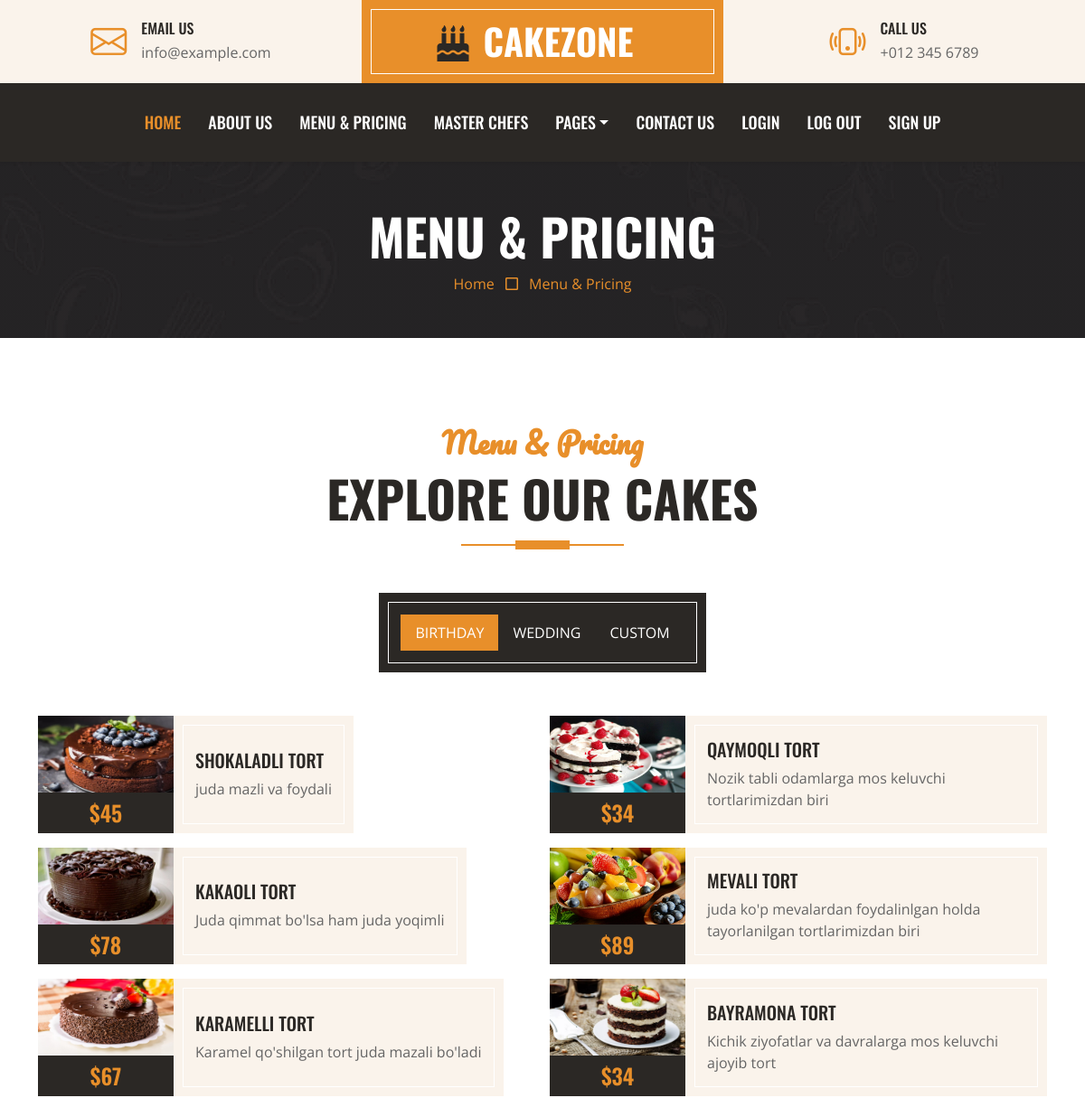
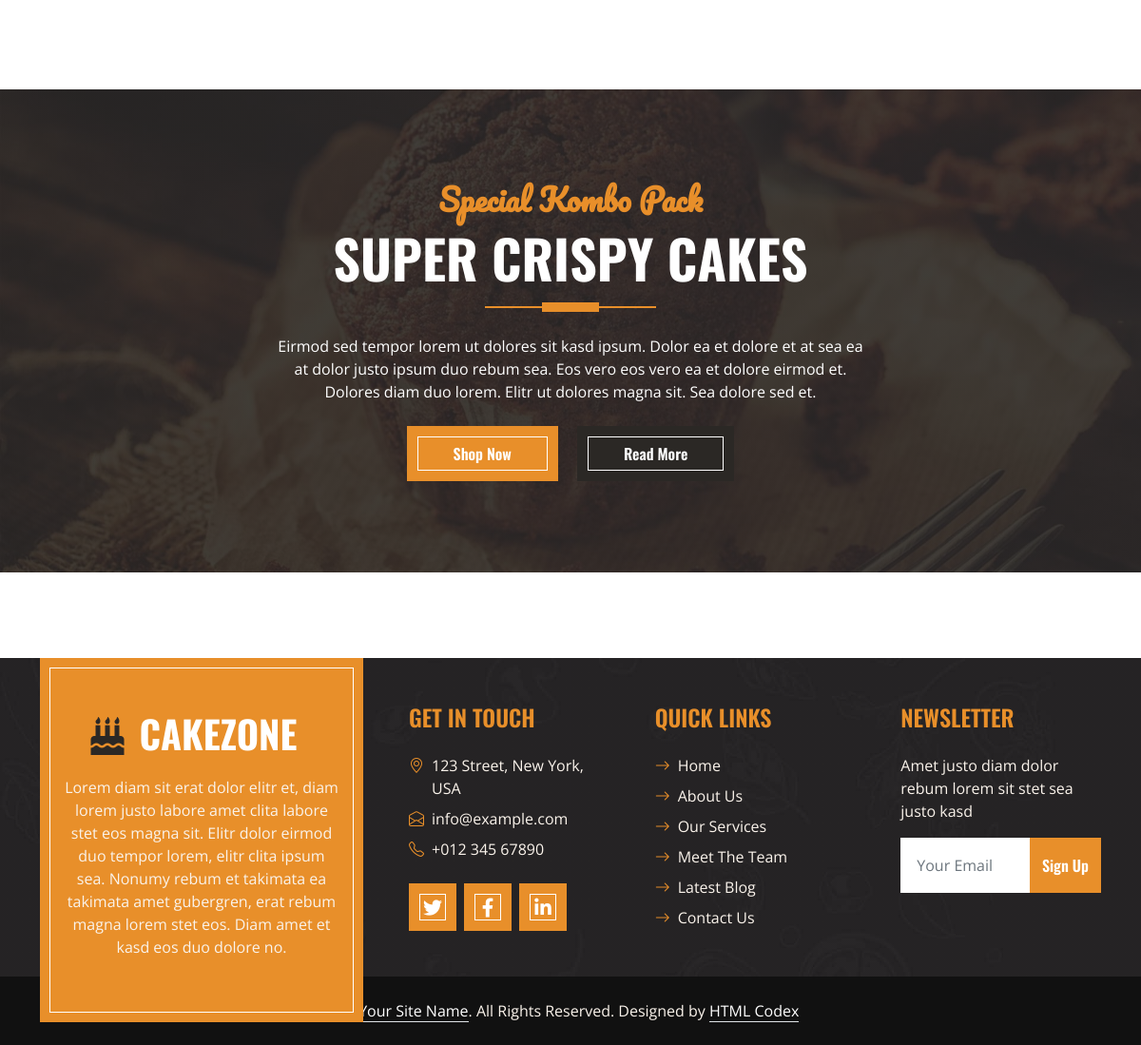
The app's page /menu/ with its own data (2 pictures, top to bottom).
### blog/models.py (models this page shows, shortened)
class Ved(models.Model):
    name = models.CharField(max_length=300)
    bio = models.TextField()
    slug = models.SlugField(max_length=300)
    img = models.ImageField(upload_to='index/img')
    price = models.IntegerField()
    def get_absolute_url(self):
        return reverse("vedsDetail", args=[self.slug])

### blog/views.py (the view)
# urls.py: path('menu/',menu , name='menu'),
def menu(request):
    veds = Ved.objects.all()
    context = {
        "veds":veds
    }
    return render(request,"menu.html",context=context)

### templates/menu.html (shortened to what this page needs)
{% extends 'base.html' %}
{% load static %}
{% block content %}
    <div class="container-fluid bg-dark bg-img p-5 mb-5">
        <div class="row">
            <div class="col-12 text-center">
                <h1 class="display-4 text-uppercase text-white">Menu & Pricing</h1>
                <a href="">Home</a>
                <i class="far fa-square text-primary px-2"></i>
                <a href="">Menu & Pricing</a>
            </div>
        </div>
    </div>
    <div class="container-fluid about py-5">
        <div class="container">
            <div class="section-title position-relative text-center mx-auto mb-5 pb-3" style="max-width: 600px;">
                <h2 class="text-primary font-secondary">Menu & Pricing</h2>
                <h1 class="display-4 text-uppercase">Explore Our Cakes</h1>
            </div>
            <div class="tab-class text-center">
                <ul class="nav nav-pills d-inline-flex justify-content-center bg-dark text-uppercase border-inner p-4 mb-5">
                    <li class="nav-item">
                        <a class="nav-link text-white active" data-bs-toggle="pill" href="#tab-1">Birthday</a>
                    </li>
                    <li class="nav-item">
                        <a class="nav-link text-white" data-bs-toggle="pill" href="#tab-2">Wedding</a>
                    </li>
                    <li class="nav-item">
                        <a class="nav-link text-white" data-bs-toggle="pill" href="#tab-3">Custom</a>
                    </li>
                </ul>
                <div class="tab-content">
                    <div id="tab-1" class="tab-pane fade show p-0 active">
                        <div class="row g-3">
                            {% for Ved in veds %}
                            <div class="col-lg-6">
                                <div class="d-flex h-100">
                                    <div class="flex-shrink-0">
                                        <a href="{{Ved.get_absolute_url}}"><img class="img-fluid" src={{Ved.img.url}} alt="" style="width: 150px; height: 85px;"></a>
                                        <h4 class="bg-dark text-primary p-2 m-0">${{Ved.price}}</h4>
                                    </div>
                                    <div class="d-flex flex-column justify-content-center text-start bg-secondary border-inner px-4">
                                        <h5 class="text-uppercase">{{Ved.name}}</h5>
                                        <span>{{Ved.bio}}</span>
                                    </div>
                                </div>
                            </div>
                            {% endfor %}
                        </div>
                    </div>
                </div>
            </div>
        </div>
    </div>
    <div class="container-fluid bg-offer my-5 py-5">
        <div class="container py-5">
            <div class="row gx-5 justify-content-center">
                <div class="col-lg-7 text-center">
                    <div class="section-title position-relative text-center mx-auto mb-4 pb-3" style="max-width: 600px;">
                        <h2 class="text-primary font-secondary">Special Kombo Pack</h2>
                        <h1 class="display-4 text-uppercase text-white">Super Crispy Cakes</h1>
                    </div>
                    <p class="text-white mb-4">Eirmod sed tempor lorem ut dolores sit kasd ipsum. Dolor ea et dolore et at sea ea at dolor justo ipsum duo rebum sea. Eos vero eos vero ea et dolore eirmod et. Dolores diam duo lorem. Elitr ut dolores magna sit. Sea dolore sed et.</p>
                    <a href="" class="btn btn-primary border-inner py-3 px-5 me-3">Shop Now</a>
                    <a href="" class="btn btn-dark border-inner py-3 px-5">Read More</a>
                </div>
            </div>
        </div>
    </div>
</body>
</html>
{% endblock content %}

### templates/base.html (shortened to what this page needs)
{% load static %}
<!DOCTYPE html>
<html lang="en">
<head>
    <link href="https://cdnjs.cloudflare.com/ajax/libs/font-awesome/5.10.0/css/all.min.css" rel="stylesheet">
    <link href="https://cdn.jsdelivr.net/npm/bootstrap-icons@1.4.1/font/bootstrap-icons.css" rel="stylesheet">
    <link href="{% static 'lib/owlcarousel/assets/owl.carousel.min.css' %}" rel="stylesheet">
    <link href="{% static 'css/bootstrap.min.css' %}" rel="stylesheet">
    <link href="{% static 'css/style.css' %}" rel="stylesheet">
</head>
<body>
    <div class="container-fluid px-0 d-none d-lg-block">
        <div class="row gx-0">
            <div class="col-lg-4 text-center bg-secondary py-3">
                <div class="d-inline-flex align-items-center justify-content-center">
                    <i class="bi bi-envelope fs-1 text-primary me-3"></i>
                    <div class="text-start">
                        <h6 class="text-uppercase mb-1">Email Us</h6>
                        <span>info@example.com</span>
                    </div>
                </div>
            </div>
            <div class="col-lg-4 text-center bg-primary border-inner py-3">
                <div class="d-inline-flex align-items-center justify-content-center">
                    <a href="index.html" class="navbar-brand">
                        <h1 class="m-0 text-uppercase text-white"><i class="fa fa-birthday-cake fs-1 text-dark me-3"></i>CakeZone</h1>
                    </a>
                </div>
            </div>
            <div class="col-lg-4 text-center bg-secondary py-3">
                <div class="d-inline-flex align-items-center justify-content-center">
                    <i class="bi bi-phone-vibrate fs-1 text-primary me-3"></i>
                    <div class="text-start">
                        <h6 class="text-uppercase mb-1">Call Us</h6>
                        <span>+012 345 6789</span>
                    </div>
                </div>
            </div>
        </div>
    </div>
    <nav class="navbar navbar-expand-lg bg-dark navbar-dark shadow-sm py-3 py-lg-0 px-3 px-lg-0">
        <div class="collapse navbar-collapse" id="navbarCollapse">
            <div class="navbar-nav ms-auto mx-lg-auto py-0">
                <a href="{% url 'index' %}" class="nav-item nav-link active">Home</a>
                <a href="{% url 'about' %}" class="nav-item nav-link">About Us</a>
                <a href="{% url 'menu' %}" class="nav-item nav-link">Menu & Pricing</a>
                <a href="{% url 'team' %}" class="nav-item nav-link">Master Chefs</a>
                <div class="nav-item dropdown">
                    <a href="#" class="nav-link dropdown-toggle" data-bs-toggle="dropdown">Pages</a>
                </div>
                <a href="{% url 'contact' %}" class="nav-item nav-link">Contact Us</a>
                <a href="{% url 'login' %}" class="nav-item nav-link">Login</a>
                <a href="{% url 'logout' %}" class="nav-item nav-link">Log Out</a>
                {% if request.user.is_authenticated %}
                <a href="{% url 'user_profile' %}" class="nav-item nav-link">My profile</a>
                {% else %}
                <a href="{% url 'sign_up' %}" class="nav-item nav-link">Sign up</a>
                {% endif %}
            </div>
        </div>
    </nav>
{% block content %}
{% endblock content %}
    <div class="container-fluid bg-img text-secondary" style="margin-top: 90px">
        <div class="container">
            <div class="row gx-5">
                <div class="col-lg-4 col-md-6 mb-lg-n5">
                    <div class="d-flex flex-column align-items-center justify-content-center text-center h-100 bg-primary border-inner p-4">
                        <a href="index.html" class="navbar-brand">
                            <h1 class="m-0 text-uppercase text-white"><i class="fa fa-birthday-cake fs-1 text-dark me-3"></i>CakeZone</h1>
                        </a>
                        <p class="mt-3">Lorem diam sit erat dolor elitr et, diam lorem justo labore amet clita labore stet eos magna sit. Elitr dolor eirmod duo tempor lorem, elitr clita ipsum sea. Nonumy rebum et takimata ea takimata amet gubergren, erat rebum magna lorem stet eos. Diam amet et kasd eos duo dolore no.</p>
                    </div>
                </div>
                <div class="col-lg-8 col-md-6">
                    <div class="row gx-5">
                        <div class="col-lg-4 col-md-12 pt-5 mb-5">
                            <h4 class="text-primary text-uppercase mb-4">Get In Touch</h4>
                            <div class="d-flex mb-2">
                                <i class="bi bi-geo-alt text-primary me-2"></i>
                                <p class="mb-0">123 Street, New York, USA</p>
                            </div>
                            <div class="d-flex mb-2">
                                <i class="bi bi-envelope-open text-primary me-2"></i>
                                <p class="mb-0">info@example.com</p>
                            </div>
                            <div class="d-flex mb-2">
                                <i class="bi bi-telephone text-primary me-2"></i>
                                <p class="mb-0">+012 345 67890</p>
                            </div>
                            <div class="d-flex mt-4">
                                <a class="btn btn-lg btn-primary btn-lg-square border-inner rounded-0 me-2" href="#"><i class="fab fa-twitter fw-normal"></i></a>
                                <a class="btn btn-lg btn-primary btn-lg-square border-inner rounded-0 me-2" href="#"><i class="fab fa-facebook-f fw-normal"></i></a>
                                <a class="btn btn-lg btn-primary btn-lg-square border-inner rounded-0 me-2" href="#"><i class="fab fa-linkedin-in fw-normal"></i></a>
                            </div>
                        </div>
                        <div class="col-lg-4 col-md-12 pt-0 pt-lg-5 mb-5">
                            <h4 class="text-primary text-uppercase mb-4">Quick Links</h4>
                            <div class="d-flex flex-column justify-content-start">
                                <a class="text-secondary mb-2" href="#"><i class="bi bi-arrow-right text-primary me-2"></i>Home</a>
                                <a class="text-secondary mb-2" href="#"><i class="bi bi-arrow-right text-primary me-2"></i>About Us</a>
                                <a class="text-secondary mb-2" href="#"><i class="bi bi-arrow-right text-primary me-2"></i>Our Services</a>
                                <a class="text-secondary mb-2" href="#"><i class="bi bi-arrow-right text-primary me-2"></i>Meet The Team</a>
                                <a class="text-secondary mb-2" href="#"><i class="bi bi-arrow-right text-primary me-2"></i>Latest Blog</a>
                                <a class="text-secondary" href="#"><i class="bi bi-arrow-right text-primary me-2"></i>Contact Us</a>
                            </div>
                        </div>
                        <div class="col-lg-4 col-md-12 pt-0 pt-lg-5 mb-5">
                            <h4 class="text-primary text-uppercase mb-4">Newsletter</h4>
                            <p>Amet justo diam dolor rebum lorem sit stet sea justo kasd</p>
                            <form action="">
                                <div class="input-group">
                                    <input type="text" class="form-control border-white p-3" placeholder="Your Email">
                                    <button class="btn btn-primary">Sign Up</button>
                                </div>
                            </form>
                        </div>
                    </div>
                </div>
            </div>
        </div>
    </div>
    <div class="container-fluid text-secondary py-4" style="background: #111111;">
        <div class="container text-center">
            <p class="mb-0">&copy; <a class="text-white border-bottom" href="#">Your Site Name</a>. All Rights Reserved. Designed by <a class="text-white border-bottom" href="https://htmlcodex.com">HTML Codex</a></p>
        </div>
    </div>

### static/css/style.css (style rules this page uses)
:root { --primary: #E88F2A; --secondary: #FAF3EB; --light: #FFFFFF; --dark: #2B2825; }
.font-secondary { font-family: 'Pacifico', cursive; }
h1, h2, .font-weight-bold { font-weight: 700 !important; }
h3, h4, .font-weight-semi-bold { font-weight: 600 !important; }
h5, h6, .font-weight-medium { font-weight: 500 !important; }
.btn { font-family: 'Oswald', sans-serif; font-weight: 600; transition: .5s; }
.btn-primary { color: #FFFFFF; }
.border-inner { position: relative; }
.border-inner * { position: relative; z-index: 1; }
.border-inner::before { position: absolute; content: ""; top: 10px; right: 10px; bottom: 10px; left: 10px; background: none; border: 1px solid var(--light); z-index: 0; }
.btn-lg-square { width: 50px; height: 50px; }
.btn-square, .btn-sm-square, .btn-lg-square { padding-left: 0; padding-right: 0; text-align: center; }
.navbar-dark .navbar-nav .nav-link { font-family: 'Oswald', sans-serif; padding: 30px 15px; font-size: 18px; font-weight: 500; text-transform: uppercase; color: var(--light); outline: none; transition: .5s; }
.navbar-dark .navbar-nav .nav-link:hover, .navbar-dark .navbar-nav .nav-link.active { color: var(--primary); }
.section-title::before { position: absolute; content: ""; width: 60px; height: 10px; left: 50%; bottom: 0; margin-left: -30px; background: var(--primary); }
.section-title::after { position: absolute; content: ""; width: 180px; height: 2px; left: 50%; bottom: 4px; margin-left: -90px; background: var(--primary); }
.bg-offer { background: linear-gradient(rgba(43, 40, 37, .9), rgba(43, 40, 37, .9)), url(../img/offer.jpg) center center no-repeat; background-size: cover; }
.bg-img { background: linear-gradient(rgba(43, 40, 37, .5), rgba(43, 40, 37, .5)), url(../img/bg.jpg) center center no-repeat; background-size: cover; }

### records on screen
Ved: img (picture), price "45", name "SHOKALADLI TORT", bio "juda mazli va foydali"
Ved: img (picture), price "34", name "QAYMOQLI TORT", bio "Nozik tabli odamlarga mos keluvchi tortlarimizdan biri"
Ved: img (picture), price "78", name "KAKAOLI TORT", bio "Juda qimmat bo'lsa ham juda yoqimli"
Ved: img (picture), price "89", name "MEVALI TORT", bio "juda ko'p mevalardan foydalinlgan holda tayorlanilgan tortlarimizdan biri"
Ved: img (picture), price "67", name "KARAMELLI TORT", bio "Karamel qo'shilgan tort juda mazali bo'ladi"
Ved: img (picture), price "34", name "BAYRAMONA TORT", bio "Kichik ziyofatlar va davralarga mos keluvchi ajoyib tort"
